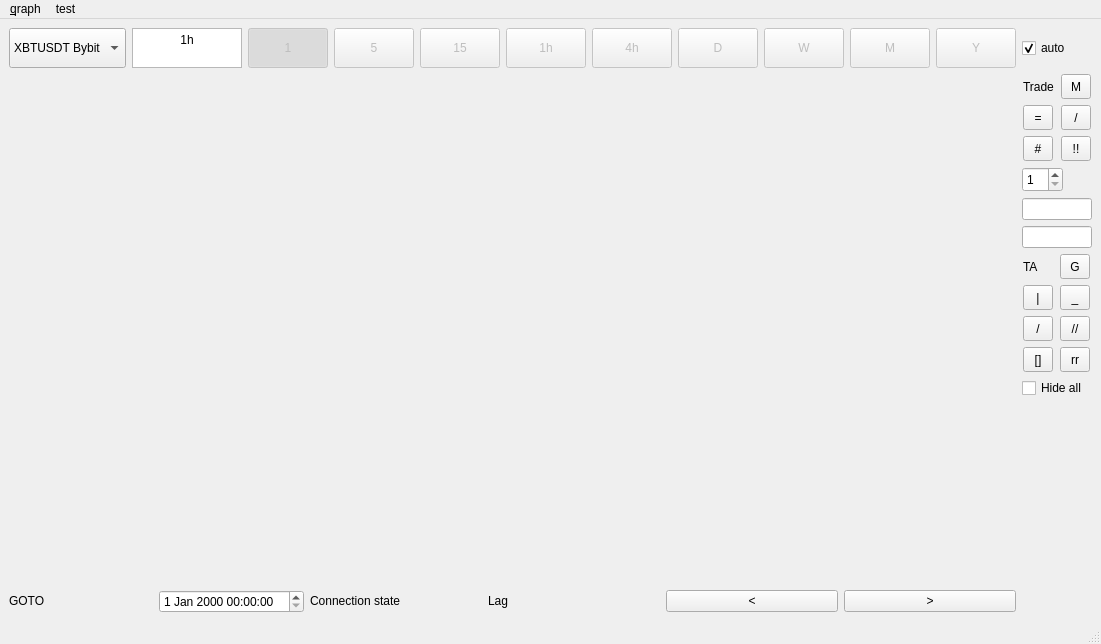
<?xml version="1.0" encoding="UTF-8"?>
<ui version="4.0">
 <class>MainWindow</class>
 <widget class="QMainWindow" name="MainWindow">
  <property name="geometry">
   <rect>
    <x>0</x>
    <y>0</y>
    <width>1101</width>
    <height>644</height>
   </rect>
  </property>
  <property name="windowTitle">
   <string>MainWindow</string>
  </property>
  <widget class="QWidget" name="centralwidget">
   <layout class="QGridLayout" name="gridLayout_3">
    <item row="3" column="6">
     <layout class="QVBoxLayout" name="verticalLayout">
      <property name="sizeConstraint">
       <enum>QLayout::SetDefaultConstraint</enum>
      </property>
      <item>
       <layout class="QGridLayout" name="gridLayout">
        <property name="sizeConstraint">
         <enum>QLayout::SetMaximumSize</enum>
        </property>
        <item row="1" column="0">
         <widget class="QLabel" name="label_2">
          <property name="sizePolicy">
           <sizepolicy hsizetype="Maximum" vsizetype="Preferred">
            <horstretch>0</horstretch>
            <verstretch>0</verstretch>
           </sizepolicy>
          </property>
          <property name="minimumSize">
           <size>
            <width>0</width>
            <height>25</height>
           </size>
          </property>
          <property name="maximumSize">
           <size>
            <width>16777215</width>
            <height>30</height>
           </size>
          </property>
          <property name="text">
           <string>TA</string>
          </property>
         </widget>
        </item>
        <item row="4" column="2">
         <widget class="QToolButton" name="channel_system">
          <property name="sizePolicy">
           <sizepolicy hsizetype="Maximum" vsizetype="Fixed">
            <horstretch>0</horstretch>
            <verstretch>0</verstretch>
           </sizepolicy>
          </property>
          <property name="minimumSize">
           <size>
            <width>30</width>
            <height>25</height>
           </size>
          </property>
          <property name="text">
           <string>//</string>
          </property>
          <property name="checkable">
           <bool>true</bool>
          </property>
         </widget>
        </item>
        <item row="4" column="0">
         <widget class="QToolButton" name="trend_line">
          <property name="sizePolicy">
           <sizepolicy hsizetype="Maximum" vsizetype="Fixed">
            <horstretch>0</horstretch>
            <verstretch>0</verstretch>
           </sizepolicy>
          </property>
          <property name="minimumSize">
           <size>
            <width>30</width>
            <height>25</height>
           </size>
          </property>
          <property name="text">
           <string>/</string>
          </property>
          <property name="checkable">
           <bool>true</bool>
          </property>
         </widget>
        </item>
        <item row="2" column="2">
         <widget class="QToolButton" name="horizontal_line">
          <property name="sizePolicy">
           <sizepolicy hsizetype="Maximum" vsizetype="Fixed">
            <horstretch>0</horstretch>
            <verstretch>0</verstretch>
           </sizepolicy>
          </property>
          <property name="minimumSize">
           <size>
            <width>30</width>
            <height>25</height>
           </size>
          </property>
          <property name="text">
           <string>_</string>
          </property>
          <property name="checkable">
           <bool>true</bool>
          </property>
         </widget>
        </item>
        <item row="5" column="0">
         <widget class="QToolButton" name="box">
          <property name="sizePolicy">
           <sizepolicy hsizetype="Maximum" vsizetype="Fixed">
            <horstretch>0</horstretch>
            <verstretch>0</verstretch>
           </sizepolicy>
          </property>
          <property name="minimumSize">
           <size>
            <width>30</width>
            <height>25</height>
           </size>
          </property>
          <property name="text">
           <string>[]</string>
          </property>
          <property name="checkable">
           <bool>true</bool>
          </property>
         </widget>
        </item>
        <item row="2" column="0">
         <widget class="QToolButton" name="vertical_line">
          <property name="sizePolicy">
           <sizepolicy hsizetype="Maximum" vsizetype="Fixed">
            <horstretch>0</horstretch>
            <verstretch>0</verstretch>
           </sizepolicy>
          </property>
          <property name="minimumSize">
           <size>
            <width>30</width>
            <height>25</height>
           </size>
          </property>
          <property name="text">
           <string>|</string>
          </property>
          <property name="checkable">
           <bool>true</bool>
          </property>
         </widget>
        </item>
        <item row="1" column="2">
         <widget class="QToolButton" name="group">
          <property name="sizePolicy">
           <sizepolicy hsizetype="Maximum" vsizetype="Fixed">
            <horstretch>0</horstretch>
            <verstretch>0</verstretch>
           </sizepolicy>
          </property>
          <property name="minimumSize">
           <size>
            <width>30</width>
            <height>25</height>
           </size>
          </property>
          <property name="text">
           <string>G</string>
          </property>
          <property name="checkable">
           <bool>true</bool>
          </property>
         </widget>
        </item>
        <item row="5" column="2">
         <widget class="QToolButton" name="rr_tool">
          <property name="sizePolicy">
           <sizepolicy hsizetype="Maximum" vsizetype="Fixed">
            <horstretch>0</horstretch>
            <verstretch>0</verstretch>
           </sizepolicy>
          </property>
          <property name="minimumSize">
           <size>
            <width>30</width>
            <height>25</height>
           </size>
          </property>
          <property name="text">
           <string>rr</string>
          </property>
          <property name="checkable">
           <bool>true</bool>
          </property>
         </widget>
        </item>
       </layout>
      </item>
      <item>
       <widget class="QCheckBox" name="checkBox_3">
        <property name="sizePolicy">
         <sizepolicy hsizetype="Maximum" vsizetype="Fixed">
          <horstretch>0</horstretch>
          <verstretch>0</verstretch>
         </sizepolicy>
        </property>
        <property name="text">
         <string>Hide all</string>
        </property>
       </widget>
      </item>
     </layout>
    </item>
    <item row="6" column="2">
     <widget class="QLabel" name="label_4">
      <property name="sizePolicy">
       <sizepolicy hsizetype="Preferred" vsizetype="Maximum">
        <horstretch>0</horstretch>
        <verstretch>0</verstretch>
       </sizepolicy>
      </property>
      <property name="text">
       <string>Connection state</string>
      </property>
     </widget>
    </item>
    <item row="6" column="3">
     <widget class="QLabel" name="connection_state">
      <property name="sizePolicy">
       <sizepolicy hsizetype="Preferred" vsizetype="Maximum">
        <horstretch>0</horstretch>
        <verstretch>0</verstretch>
       </sizepolicy>
      </property>
      <property name="text">
       <string>Lag</string>
      </property>
     </widget>
    </item>
    <item row="6" column="0" colspan="2">
     <layout class="QHBoxLayout" name="horizontalLayout_2">
      <property name="sizeConstraint">
       <enum>QLayout::SetMaximumSize</enum>
      </property>
      <item>
       <widget class="QLabel" name="label">
        <property name="sizePolicy">
         <sizepolicy hsizetype="Preferred" vsizetype="Maximum">
          <horstretch>0</horstretch>
          <verstretch>0</verstretch>
         </sizepolicy>
        </property>
        <property name="text">
         <string>GOTO</string>
        </property>
       </widget>
      </item>
      <item>
       <widget class="QDateTimeEdit" name="go_to_date">
        <property name="sizePolicy">
         <sizepolicy hsizetype="Minimum" vsizetype="Maximum">
          <horstretch>0</horstretch>
          <verstretch>0</verstretch>
         </sizepolicy>
        </property>
       </widget>
      </item>
     </layout>
    </item>
    <item row="0" column="1" colspan="5">
     <layout class="QHBoxLayout" name="horizontalLayout_3" stretch="0,0">
      <property name="sizeConstraint">
       <enum>QLayout::SetMaximumSize</enum>
      </property>
      <item>
       <widget class="QTextEdit" name="custom_resample">
        <property name="sizePolicy">
         <sizepolicy hsizetype="Maximum" vsizetype="Maximum">
          <horstretch>0</horstretch>
          <verstretch>0</verstretch>
         </sizepolicy>
        </property>
        <property name="minimumSize">
         <size>
          <width>0</width>
          <height>0</height>
         </size>
        </property>
        <property name="maximumSize">
         <size>
          <width>16777215</width>
          <height>40</height>
         </size>
        </property>
        <property name="html">
         <string>&lt;!DOCTYPE HTML PUBLIC &quot;-//W3C//DTD HTML 4.0//EN&quot; &quot;http://www.w3.org/TR/REC-html40/strict.dtd&quot;&gt;
&lt;html&gt;&lt;head&gt;&lt;meta name=&quot;qrichtext&quot; content=&quot;1&quot; /&gt;&lt;style type=&quot;text/css&quot;&gt;
p, li { white-space: pre-wrap; }
&lt;/style&gt;&lt;/head&gt;&lt;body style=&quot; font-family:'Sans Serif'; font-size:9pt; font-weight:400; font-style:normal;&quot;&gt;
&lt;p align=&quot;center&quot; style=&quot; margin-top:0px; margin-bottom:0px; margin-left:0px; margin-right:0px; -qt-block-indent:0; text-indent:0px;&quot;&gt;1h&lt;/p&gt;&lt;/body&gt;&lt;/html&gt;</string>
        </property>
       </widget>
      </item>
      <item>
       <layout class="QHBoxLayout" name="horizontalLayout">
        <property name="sizeConstraint">
         <enum>QLayout::SetMaximumSize</enum>
        </property>
        <item>
         <widget class="QPushButton" name="resample_1min">
          <property name="enabled">
           <bool>false</bool>
          </property>
          <property name="sizePolicy">
           <sizepolicy hsizetype="Minimum" vsizetype="Maximum">
            <horstretch>0</horstretch>
            <verstretch>0</verstretch>
           </sizepolicy>
          </property>
          <property name="minimumSize">
           <size>
            <width>0</width>
            <height>40</height>
           </size>
          </property>
          <property name="maximumSize">
           <size>
            <width>16777215</width>
            <height>40</height>
           </size>
          </property>
          <property name="text">
           <string>1</string>
          </property>
          <property name="checkable">
           <bool>true</bool>
          </property>
          <property name="checked">
           <bool>true</bool>
          </property>
          <property name="autoExclusive">
           <bool>true</bool>
          </property>
         </widget>
        </item>
        <item>
         <widget class="QPushButton" name="resample_5min">
          <property name="enabled">
           <bool>false</bool>
          </property>
          <property name="sizePolicy">
           <sizepolicy hsizetype="Minimum" vsizetype="Maximum">
            <horstretch>0</horstretch>
            <verstretch>0</verstretch>
           </sizepolicy>
          </property>
          <property name="minimumSize">
           <size>
            <width>0</width>
            <height>40</height>
           </size>
          </property>
          <property name="maximumSize">
           <size>
            <width>16777215</width>
            <height>40</height>
           </size>
          </property>
          <property name="text">
           <string>5</string>
          </property>
          <property name="checkable">
           <bool>true</bool>
          </property>
          <property name="checked">
           <bool>false</bool>
          </property>
          <property name="autoExclusive">
           <bool>true</bool>
          </property>
         </widget>
        </item>
        <item>
         <widget class="QPushButton" name="resample_15min">
          <property name="enabled">
           <bool>false</bool>
          </property>
          <property name="sizePolicy">
           <sizepolicy hsizetype="Minimum" vsizetype="Maximum">
            <horstretch>0</horstretch>
            <verstretch>0</verstretch>
           </sizepolicy>
          </property>
          <property name="minimumSize">
           <size>
            <width>0</width>
            <height>40</height>
           </size>
          </property>
          <property name="maximumSize">
           <size>
            <width>16777215</width>
            <height>40</height>
           </size>
          </property>
          <property name="text">
           <string>15</string>
          </property>
          <property name="checkable">
           <bool>true</bool>
          </property>
          <property name="autoExclusive">
           <bool>true</bool>
          </property>
         </widget>
        </item>
        <item>
         <widget class="QPushButton" name="resample_1h">
          <property name="enabled">
           <bool>false</bool>
          </property>
          <property name="sizePolicy">
           <sizepolicy hsizetype="Minimum" vsizetype="Maximum">
            <horstretch>0</horstretch>
            <verstretch>0</verstretch>
           </sizepolicy>
          </property>
          <property name="minimumSize">
           <size>
            <width>0</width>
            <height>40</height>
           </size>
          </property>
          <property name="maximumSize">
           <size>
            <width>16777215</width>
            <height>40</height>
           </size>
          </property>
          <property name="text">
           <string>1h</string>
          </property>
          <property name="checkable">
           <bool>true</bool>
          </property>
          <property name="autoExclusive">
           <bool>true</bool>
          </property>
         </widget>
        </item>
        <item>
         <widget class="QPushButton" name="resample_4h">
          <property name="enabled">
           <bool>false</bool>
          </property>
          <property name="sizePolicy">
           <sizepolicy hsizetype="Minimum" vsizetype="Maximum">
            <horstretch>0</horstretch>
            <verstretch>0</verstretch>
           </sizepolicy>
          </property>
          <property name="minimumSize">
           <size>
            <width>0</width>
            <height>40</height>
           </size>
          </property>
          <property name="maximumSize">
           <size>
            <width>16777215</width>
            <height>40</height>
           </size>
          </property>
          <property name="text">
           <string>4h</string>
          </property>
          <property name="checkable">
           <bool>true</bool>
          </property>
          <property name="autoExclusive">
           <bool>true</bool>
          </property>
         </widget>
        </item>
        <item>
         <widget class="QPushButton" name="resample_1d">
          <property name="enabled">
           <bool>false</bool>
          </property>
          <property name="sizePolicy">
           <sizepolicy hsizetype="Minimum" vsizetype="Maximum">
            <horstretch>0</horstretch>
            <verstretch>0</verstretch>
           </sizepolicy>
          </property>
          <property name="minimumSize">
           <size>
            <width>0</width>
            <height>40</height>
           </size>
          </property>
          <property name="maximumSize">
           <size>
            <width>16777215</width>
            <height>40</height>
           </size>
          </property>
          <property name="text">
           <string>D</string>
          </property>
          <property name="checkable">
           <bool>true</bool>
          </property>
          <property name="autoExclusive">
           <bool>true</bool>
          </property>
         </widget>
        </item>
        <item>
         <widget class="QPushButton" name="resample_1w">
          <property name="enabled">
           <bool>false</bool>
          </property>
          <property name="sizePolicy">
           <sizepolicy hsizetype="Minimum" vsizetype="Maximum">
            <horstretch>0</horstretch>
            <verstretch>0</verstretch>
           </sizepolicy>
          </property>
          <property name="minimumSize">
           <size>
            <width>0</width>
            <height>40</height>
           </size>
          </property>
          <property name="maximumSize">
           <size>
            <width>16777215</width>
            <height>40</height>
           </size>
          </property>
          <property name="text">
           <string>W</string>
          </property>
          <property name="checkable">
           <bool>true</bool>
          </property>
          <property name="autoExclusive">
           <bool>true</bool>
          </property>
         </widget>
        </item>
        <item>
         <widget class="QPushButton" name="resample_1m">
          <property name="enabled">
           <bool>false</bool>
          </property>
          <property name="sizePolicy">
           <sizepolicy hsizetype="Minimum" vsizetype="Maximum">
            <horstretch>0</horstretch>
            <verstretch>0</verstretch>
           </sizepolicy>
          </property>
          <property name="minimumSize">
           <size>
            <width>0</width>
            <height>40</height>
           </size>
          </property>
          <property name="maximumSize">
           <size>
            <width>16777215</width>
            <height>40</height>
           </size>
          </property>
          <property name="text">
           <string>M</string>
          </property>
          <property name="checkable">
           <bool>true</bool>
          </property>
          <property name="autoExclusive">
           <bool>true</bool>
          </property>
         </widget>
        </item>
        <item>
         <widget class="QPushButton" name="resample_1y">
          <property name="enabled">
           <bool>false</bool>
          </property>
          <property name="sizePolicy">
           <sizepolicy hsizetype="Minimum" vsizetype="Maximum">
            <horstretch>0</horstretch>
            <verstretch>0</verstretch>
           </sizepolicy>
          </property>
          <property name="minimumSize">
           <size>
            <width>0</width>
            <height>40</height>
           </size>
          </property>
          <property name="maximumSize">
           <size>
            <width>16777215</width>
            <height>40</height>
           </size>
          </property>
          <property name="text">
           <string>Y</string>
          </property>
          <property name="checkable">
           <bool>true</bool>
          </property>
          <property name="autoExclusive">
           <bool>true</bool>
          </property>
         </widget>
        </item>
       </layout>
      </item>
     </layout>
    </item>
    <item row="0" column="0">
     <widget class="QComboBox" name="instrument">
      <property name="sizePolicy">
       <sizepolicy hsizetype="Preferred" vsizetype="Maximum">
        <horstretch>0</horstretch>
        <verstretch>0</verstretch>
       </sizepolicy>
      </property>
      <property name="maximumSize">
       <size>
        <width>16777215</width>
        <height>40</height>
       </size>
      </property>
      <item>
       <property name="text">
        <string>XBTUSDT Bybit</string>
       </property>
      </item>
     </widget>
    </item>
    <item row="0" column="6">
     <widget class="QCheckBox" name="auto_resample">
      <property name="sizePolicy">
       <sizepolicy hsizetype="Maximum" vsizetype="Fixed">
        <horstretch>0</horstretch>
        <verstretch>0</verstretch>
       </sizepolicy>
      </property>
      <property name="maximumSize">
       <size>
        <width>70</width>
        <height>16777215</height>
       </size>
      </property>
      <property name="text">
       <string>auto</string>
      </property>
      <property name="checked">
       <bool>true</bool>
      </property>
     </widget>
    </item>
    <item row="1" column="0" rowspan="4" colspan="6">
     <layout class="QVBoxLayout" name="chart_placeholder">
      <property name="spacing">
       <number>9</number>
      </property>
      <property name="sizeConstraint">
       <enum>QLayout::SetNoConstraint</enum>
      </property>
     </layout>
    </item>
    <item row="1" column="6">
     <layout class="QGridLayout" name="gridLayout_2">
      <item row="0" column="0">
       <widget class="QLabel" name="label_3">
        <property name="minimumSize">
         <size>
          <width>0</width>
          <height>25</height>
         </size>
        </property>
        <property name="maximumSize">
         <size>
          <width>16777215</width>
          <height>30</height>
         </size>
        </property>
        <property name="text">
         <string>Trade</string>
        </property>
       </widget>
      </item>
      <item row="0" column="1">
       <widget class="QToolButton" name="market_order">
        <property name="minimumSize">
         <size>
          <width>30</width>
          <height>25</height>
         </size>
        </property>
        <property name="text">
         <string>M</string>
        </property>
       </widget>
      </item>
      <item row="1" column="0">
       <widget class="QToolButton" name="limit_bracket_order">
        <property name="minimumSize">
         <size>
          <width>30</width>
          <height>25</height>
         </size>
        </property>
        <property name="text">
         <string>=</string>
        </property>
       </widget>
      </item>
      <item row="1" column="1">
       <widget class="QToolButton" name="stop_bracket_order">
        <property name="minimumSize">
         <size>
          <width>30</width>
          <height>25</height>
         </size>
        </property>
        <property name="text">
         <string>/</string>
        </property>
       </widget>
      </item>
      <item row="2" column="0">
       <widget class="QToolButton" name="feather_order">
        <property name="minimumSize">
         <size>
          <width>30</width>
          <height>25</height>
         </size>
        </property>
        <property name="text">
         <string>#</string>
        </property>
       </widget>
      </item>
      <item row="2" column="1">
       <widget class="QToolButton" name="exit_all_order">
        <property name="minimumSize">
         <size>
          <width>30</width>
          <height>25</height>
         </size>
        </property>
        <property name="text">
         <string>!!</string>
        </property>
       </widget>
      </item>
     </layout>
    </item>
    <item row="6" column="5">
     <widget class="QPushButton" name="right_button">
      <property name="text">
       <string>&gt;</string>
      </property>
     </widget>
    </item>
    <item row="2" column="6">
     <layout class="QGridLayout" name="ta_object_properties">
      <item row="0" column="0">
       <widget class="QSpinBox" name="thickness_spinner">
        <property name="sizePolicy">
         <sizepolicy hsizetype="Fixed" vsizetype="Fixed">
          <horstretch>0</horstretch>
          <verstretch>0</verstretch>
         </sizepolicy>
        </property>
        <property name="minimumSize">
         <size>
          <width>30</width>
          <height>25</height>
         </size>
        </property>
        <property name="minimum">
         <number>1</number>
        </property>
        <property name="maximum">
         <number>10</number>
        </property>
       </widget>
      </item>
      <item row="1" column="0">
       <widget class="QLineEdit" name="drawing_freq">
        <property name="sizePolicy">
         <sizepolicy hsizetype="Fixed" vsizetype="Fixed">
          <horstretch>0</horstretch>
          <verstretch>0</verstretch>
         </sizepolicy>
        </property>
        <property name="minimumSize">
         <size>
          <width>0</width>
          <height>0</height>
         </size>
        </property>
        <property name="maximumSize">
         <size>
          <width>70</width>
          <height>16777215</height>
         </size>
        </property>
       </widget>
      </item>
      <item row="2" column="0">
       <widget class="QLineEdit" name="drawing_metadata">
        <property name="sizePolicy">
         <sizepolicy hsizetype="Fixed" vsizetype="Fixed">
          <horstretch>0</horstretch>
          <verstretch>0</verstretch>
         </sizepolicy>
        </property>
        <property name="maximumSize">
         <size>
          <width>70</width>
          <height>16777215</height>
         </size>
        </property>
       </widget>
      </item>
     </layout>
    </item>
    <item row="6" column="4">
     <widget class="QPushButton" name="left_button">
      <property name="text">
       <string>&lt;</string>
      </property>
     </widget>
    </item>
   </layout>
  </widget>
  <widget class="QMenuBar" name="menubar">
   <property name="geometry">
    <rect>
     <x>0</x>
     <y>0</y>
     <width>1101</width>
     <height>20</height>
    </rect>
   </property>
   <widget class="QMenu" name="menuqraph">
    <property name="title">
     <string>&amp;qraph</string>
    </property>
    <addaction name="save"/>
    <addaction name="save_as"/>
    <addaction name="load"/>
   </widget>
   <widget class="QMenu" name="menutest">
    <property name="title">
     <string>test</string>
    </property>
   </widget>
   <addaction name="menuqraph"/>
   <addaction name="menutest"/>
  </widget>
  <widget class="QStatusBar" name="statusbar"/>
  <action name="save">
   <property name="text">
    <string>&amp;save</string>
   </property>
  </action>
  <action name="save_as">
   <property name="text">
    <string>sa&amp;ve as</string>
   </property>
  </action>
  <action name="load">
   <property name="text">
    <string>&amp;load</string>
   </property>
  </action>
 </widget>
 <resources/>
 <connections/>
</ui>
